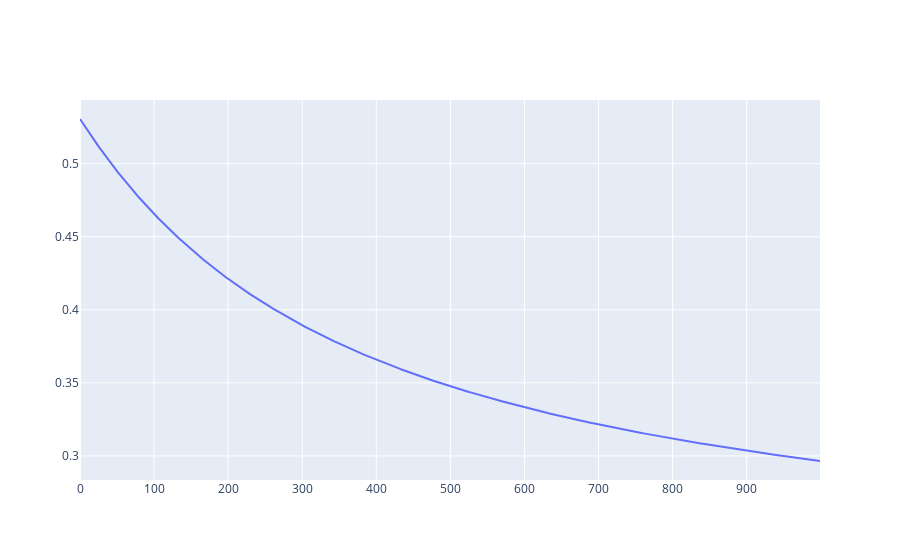

Notebook code for this chart:
### Code cell
import plotly.graph_objects as go

fig = go.Figure()
fig.add_trace(
    go.Scatter(x= np.arange(len(J_array)), y= J_array)
)

### Figure 1 — Plotly figure (JSON) as saved in the notebook; plotly's stock layout.template omitted (floating-point values rounded to 4 significant figures; data arrays with more than 128 entries replaced by an {"elided": "..."} marker saying what was removed)
{"data": [{"type": "scatter", "x": {"elided": "1000 int values"}, "y": {"elided": "1000 float values"}}], "layout": {}}
